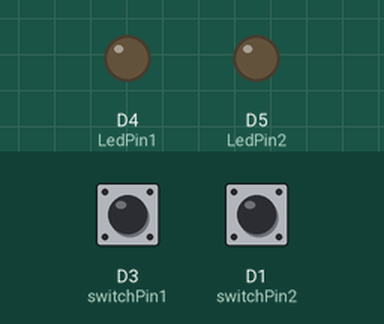
Simulated run of this sketch. Board: ESP8266 (NodeMCU). Shown: output pins drawn as LEDs (lit = HIGH). Inputs (shaded band) come from the test bench; at power-on: D3 (switchPin1) HIGH, D1 (switchPin2) HIGH.

Above: at 1.2 s.
1.3 s: D3 (switchPin1) pulled LOW for 0.15 s
At 1.37 s:
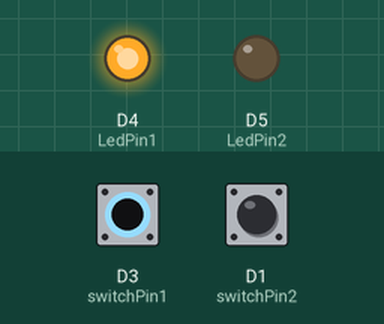
2.9 s: D1 (switchPin2) pulled LOW for 0.15 s
At 2.97 s:
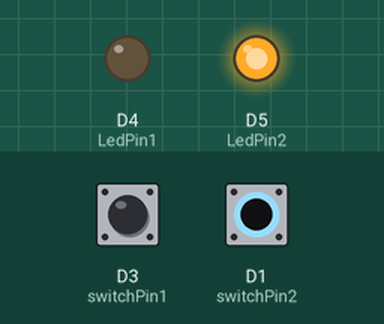
4.5 s: D1 (switchPin2) pulled LOW for 3.2 s
At 8.8 s:
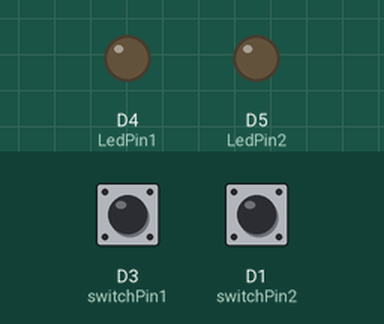
9.2 s: D3 (switchPin1) pulled LOW for 3.2 s
At 10.0 s:
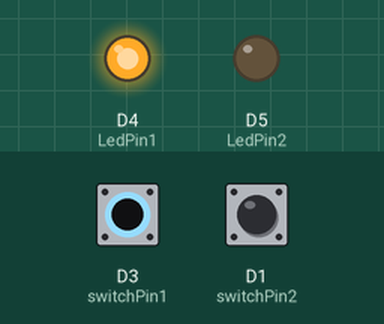
13.9 s: D3 (switchPin1) driven LOW and D1 (switchPin2) driven LOW
At 14.8 s:
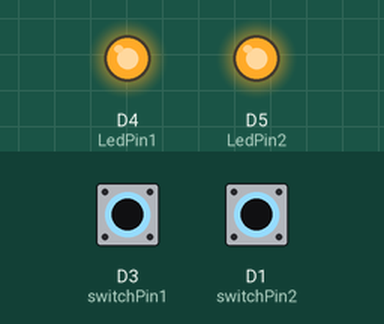
Timing chart, 0 to 16.4 s (numbered marks = the images above; inputs shaded):
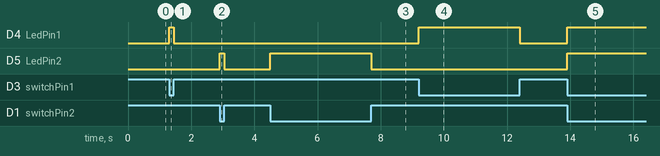

Measured:
- after the input at 1.3 s, D4 (LedPin1): LOW → HIGH at once, → LOW 0.15 s later
- after the input at 2.9 s, D5 (LedPin2): LOW → HIGH at once, → LOW 0.15 s later
- after the input at 4.5 s, D5 (LedPin2): LOW → HIGH at once, → LOW 3.2 s later
- after the input at 9.2 s, D4 (LedPin1): LOW → HIGH at once, → LOW 3.2 s later
- after the input at 13.9 s, D4 (LedPin1), D5 (LedPin2): LOW → HIGH at once

The sketch:

sketch_may14a.ino
```cpp
int switchPin1=D3; //d3
int switchPin2=D1; //d1
int LedPin1 = D4;
int LedPin2 = D5;
int switchValue1;
int switchValue2;


void setup() {
  pinMode(LedPin1, OUTPUT);
  pinMode(switchPin1, INPUT_PULLUP);
 pinMode(LedPin2, OUTPUT);
  pinMode(switchPin2, INPUT_PULLUP);
}

void loop() {
  switchValue1 = digitalRead(switchPin1);
  digitalWrite(LedPin1, !switchValue1);
  switchValue2 = digitalRead(switchPin2);
  digitalWrite(LedPin2, !switchValue2);
}
```
